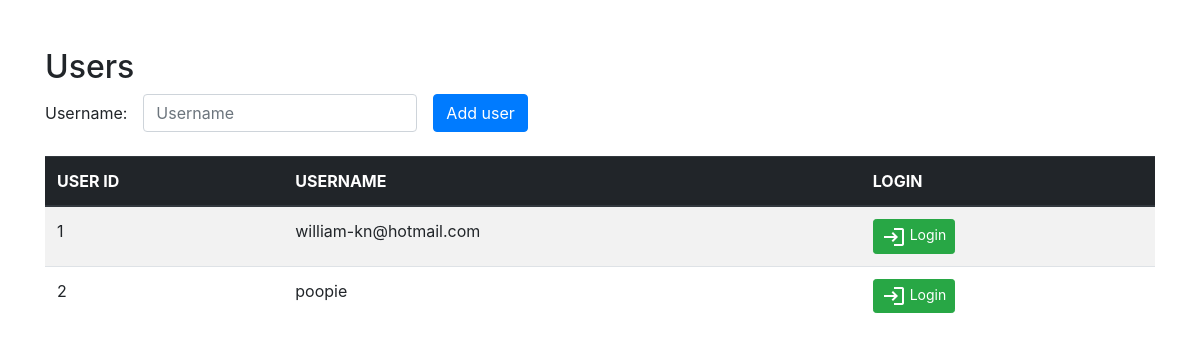
Before: / with the older database file.
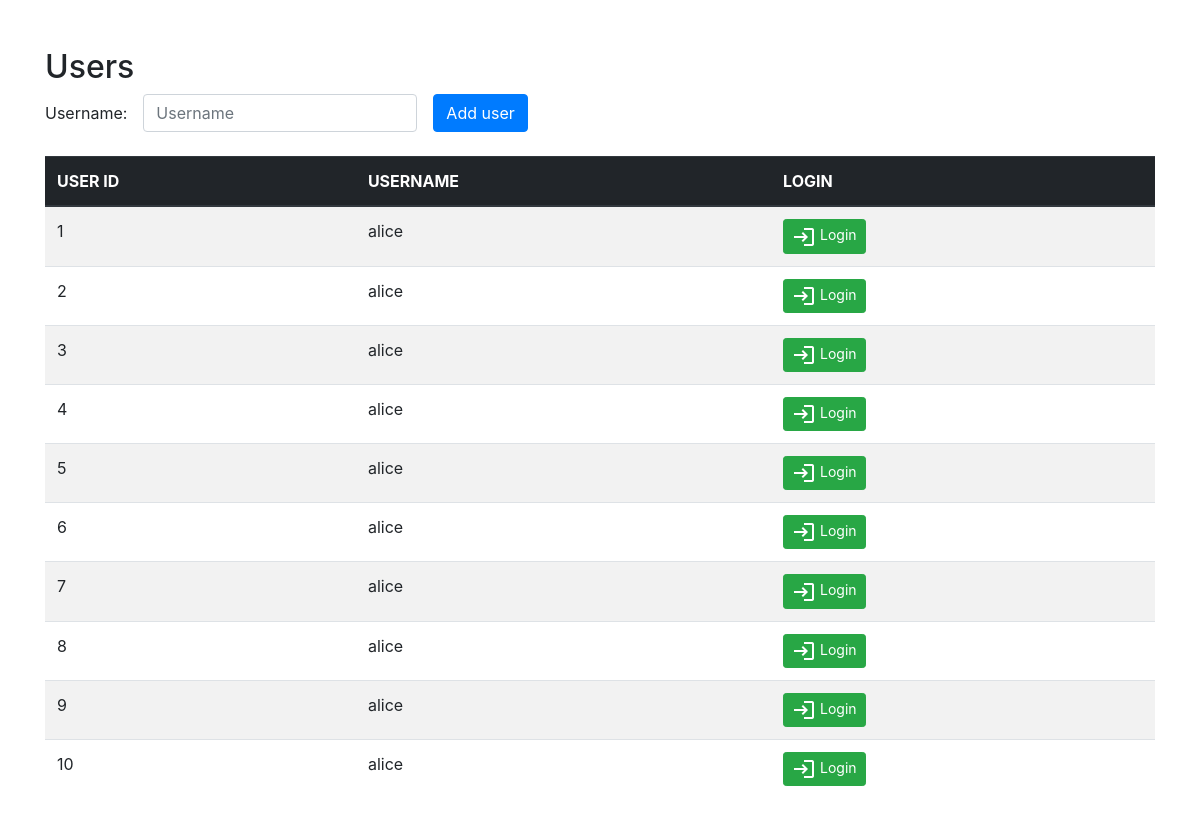
After: the same page with the newer database file.
### app.py (models this page shows, shortened)
class UserModel(db.Model):
    user_id = db.Column(db.Integer, primary_key=True)
    username = db.Column(db.String(30), nullable=False)

### app.py (the view)
@app.route("/", methods=['GET', 'POST'])
def index():
    return render_template('login.html', uservalues=UserModel.query.all())

### templates/login.html (shortened to what this page needs)
<!DOCTYPE html>
<html lang="en">
<head>
    <link rel="stylesheet" href="https://maxcdn.bootstrapcdn.com/bootstrap/4.0.0/css/bootstrap.min.css"
>
</head>
<body>
    <div class="container mt-5">
        <div class="row">
            <div class="col-sm">
                <h2>
                    Users
                </h2>
                <form action="/api/users" method="POST" class="form-inline">
                    <div class="form-group mb-2"><span>Username:</span></div>
                    <div class="form-group mx-sm-3 mb-2">
                        <input type="text" class="form-control" name="username" id="username" placeholder="Username">
                    </div>
                    <button class="btn btn-primary mb-2" type="submit">Add user</button>
                </form>
                <table class="table table-striped mt-3">
                    <thead class="thead-dark">
                        <tr>
                            <th scope="col">USER ID</th>
                            <th scope="col">USERNAME</th>
                            <th scope="col">LOGIN</th>
                        </tr>
                    </thead>
                    <tbody>
                        {% for item in uservalues %}
                        <tr>
                            <td>{{item.user_id}}</td>
                            <td>{{item.username}}</td>
                            <td>
                                <form action="/api/userlogin/{{item.user_id}}">
                                    <button class="btn btn-success btn-sm" type="submit">
                                        <img src="{{url_for('static', filename='baseline_login_white_24dp.png')}}" alt="Login PNG" />
                                        Login
                                    </button>
                                </form>
                            </td>
                        </tr>
                        {% endfor %}
                    </tbody>
                </table>
            </div>
        </div>
</body>

Changed rows visible on the page:
changed UserModel id 1: username "william-kn@hotmail.com" → "alice"
changed UserModel id 2: username "poopie" → "alice"
added UserModel: user_id "3", username "alice"
added UserModel: user_id "4", username "alice"
added UserModel: user_id "5", username "alice"
added UserModel: user_id "6", username "alice"
added UserModel: user_id "7", username "alice"
added UserModel: user_id "8", username "alice"
added UserModel: user_id "9", username "alice"
added UserModel: user_id "10", username "alice"
